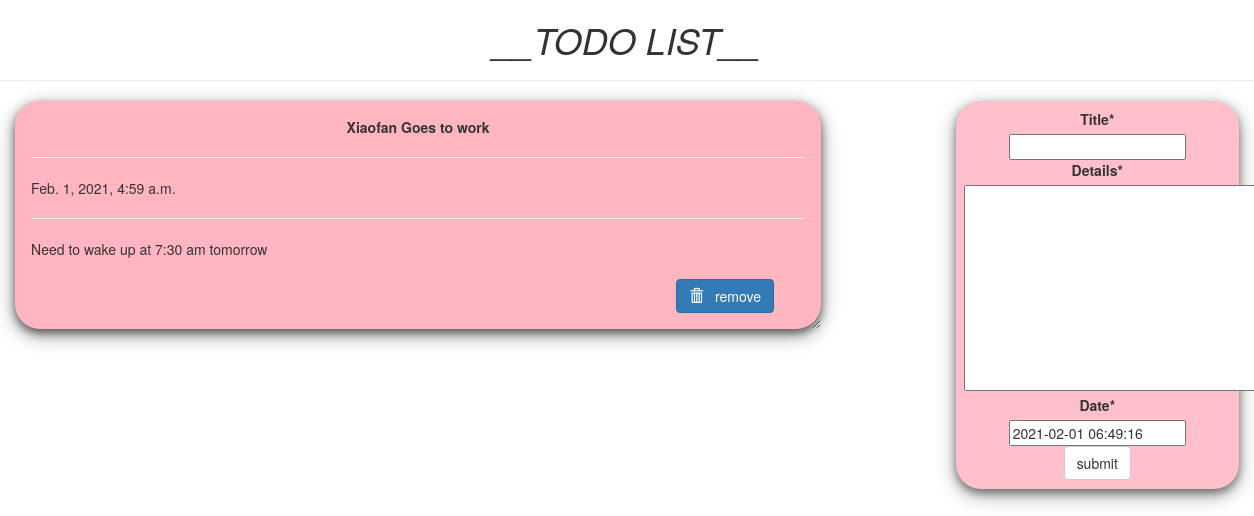
/, run on an earlier commit of the app's database.
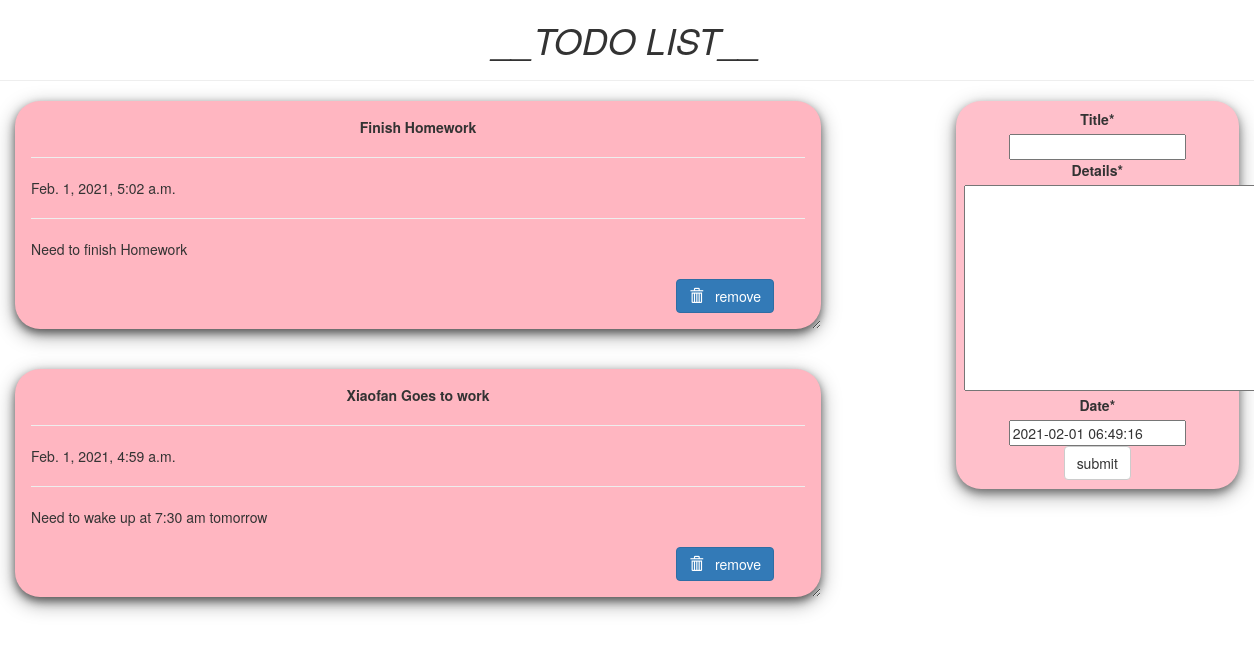
And on a later commit of the database.
### todo/models.py (models this page shows, shortened)
class Todo(models.Model):
    title = models.CharField(max_length=100)
    details = models.TextField()
    date = models.DateTimeField(default=timezone.now)

### todo/views.py (the view)
# urls.py: path('', views.index, name="todo"),
def index(request):
    item_list = Todo.objects.order_by("-date")
    if request.method == "POST":
        form = TodoForm(request.POST)
        if form.is_valid():
            form.save()
            return redirect('todo')
    form = TodoForm()
    page = {
             "forms" : form,
             "list" : item_list,
             "title" : "TODO LIST",
           }
    return render(request, 'todo/index.html', page)

### todo/forms.py
class TodoForm(forms.ModelForm):
    class Meta:
        model = Todo
        fields="__all__"

### todo/templates/todo/index.html (shortened to what this page needs)
{% load crispy_forms_tags %}
<!DOCTYPE html>
<html lang="en" dir="ltr">
<head>
  <link rel="stylesheet" href="https://maxcdn.bootstrapcdn.com/bootstrap/3.3.7/css/bootstrap.min.css">
</head>
<body  class="container-fluid">
  <center class="row">
    <h1><i>__TODO LIST__</i></h1>
    <hr />
  </center>
  <div class="row">
    <div class="col-md-8">
      {% for i in list %}
      <div class="card">
        <center><b>{{i.title}}</b></center>
        <hr/>
        {{i.date}}
        <hr/>
        {{i.details}}
        <br />
        <br />
        <form action="/del/{{i.id}}" method="POST" style=" padding-right: 4%; padding-bottom: 3%;">
          <button value="remove" type="submit"  class="btn btn-primary" style="float: right;"><span class="glyphicon glyphicon-trash"></span> &nbsp; remove</button>
        </form>
      </div>
      {% endfor%}
    </div>
    <div class="col-md-1"> </div>
    <div class="col-md-3" >
      <div  class="submit_form">
      <form  method="POST">
        {{forms|crispy}}
        <center>
        <input type="submit" class="btn btn-default" value="submit" />
      </center>
      </form>
    </div>
  </div>
</div>
</body>
</html>

### todo/templates/todo/index.html (style rules this page uses)
.card { box-shadow: 0 4px 8px 0 rgba(0,0,0,0.5), 0 6px 20px 0 rgba(0,0,0,0.39); background: lightpink; margin-bottom : 5%; border-radius: 25px; padding : 2%; overflow: auto; resize: both; text-overflow: ellipsis; }
.submit_form { text-align: center; padding: 3%; background: pink; border-radius: 25px; box-shadow: 0 4px 8px 0 rgba(0,0,0,0.4), 0 6px 20px 0 rgba(0,0,0,0.36); }

What changed in the data, as far as the page shows it:
added Todo: title "Finish Homework", date "Feb. 1, 2021, 5:02 a.m.", details "Need to finish Homework"
